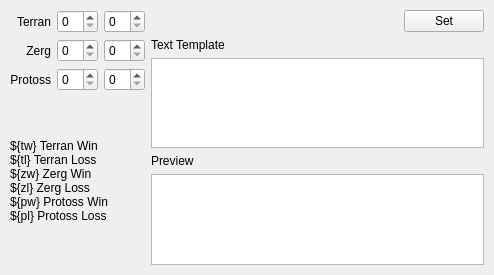
<?xml version="1.0" encoding="UTF-8"?>
<ui version="4.0">
 <class>MainWindow</class>
 <widget class="QMainWindow" name="MainWindow">
  <property name="geometry">
   <rect>
    <x>0</x>
    <y>0</y>
    <width>494</width>
    <height>275</height>
   </rect>
  </property>
  <property name="windowTitle">
   <string>Score Tracker</string>
  </property>
  <widget class="QWidget" name="centralwidget">
   <layout class="QHBoxLayout" name="horizontalLayout_5" stretch="0,1">
    <property name="leftMargin">
     <number>10</number>
    </property>
    <property name="topMargin">
     <number>10</number>
    </property>
    <property name="rightMargin">
     <number>10</number>
    </property>
    <property name="bottomMargin">
     <number>10</number>
    </property>
    <item>
     <layout class="QVBoxLayout" name="verticalLayout_3">
      <item>
       <layout class="QHBoxLayout" name="horizontalLayout_3" stretch="1,0,0">
        <item>
         <widget class="QLabel" name="label_13">
          <property name="text">
           <string>Terran</string>
          </property>
          <property name="alignment">
           <set>Qt::AlignRight|Qt::AlignTrailing|Qt::AlignVCenter</set>
          </property>
         </widget>
        </item>
        <item>
         <widget class="QSpinBox" name="terrWin"/>
        </item>
        <item>
         <widget class="QSpinBox" name="terrLoss"/>
        </item>
       </layout>
      </item>
      <item>
       <layout class="QHBoxLayout" name="horizontalLayout_2" stretch="1,0,0">
        <item>
         <widget class="QLabel" name="label_30">
          <property name="text">
           <string>Zerg</string>
          </property>
          <property name="alignment">
           <set>Qt::AlignRight|Qt::AlignTrailing|Qt::AlignVCenter</set>
          </property>
         </widget>
        </item>
        <item>
         <widget class="QSpinBox" name="zergWin"/>
        </item>
        <item>
         <widget class="QSpinBox" name="zergLoss"/>
        </item>
       </layout>
      </item>
      <item>
       <layout class="QHBoxLayout" name="horizontalLayout_4" stretch="1,0,0">
        <item>
         <widget class="QLabel" name="label_29">
          <property name="text">
           <string>Protoss</string>
          </property>
          <property name="alignment">
           <set>Qt::AlignRight|Qt::AlignTrailing|Qt::AlignVCenter</set>
          </property>
         </widget>
        </item>
        <item>
         <widget class="QSpinBox" name="protWin"/>
        </item>
        <item>
         <widget class="QSpinBox" name="protLoss"/>
        </item>
       </layout>
      </item>
      <item>
       <widget class="QLabel" name="label_2">
        <property name="text">
         <string>${tw} Terran Win
${tl} Terran Loss
${zw} Zerg Win
${zl} Zerg Loss
${pw} Protoss Win
${pl} Protoss Loss</string>
        </property>
       </widget>
      </item>
     </layout>
    </item>
    <item>
     <layout class="QVBoxLayout" name="verticalLayout">
      <item>
       <layout class="QHBoxLayout" name="horizontalLayout" stretch="1,0">
        <item>
         <widget class="QLabel" name="scoresLabel">
          <property name="text">
           <string/>
          </property>
         </widget>
        </item>
        <item>
         <widget class="QPushButton" name="setScoresFile">
          <property name="text">
           <string>Set</string>
          </property>
         </widget>
        </item>
       </layout>
      </item>
      <item>
       <widget class="QLabel" name="label_3">
        <property name="text">
         <string>Text Template</string>
        </property>
       </widget>
      </item>
      <item>
       <widget class="QTextEdit" name="textTemplate"/>
      </item>
      <item>
       <widget class="QLabel" name="label_5">
        <property name="text">
         <string>Preview</string>
        </property>
       </widget>
      </item>
      <item>
       <widget class="QTextEdit" name="preview"/>
      </item>
     </layout>
    </item>
   </layout>
  </widget>
 </widget>
 <resources/>
 <connections/>
</ui>
